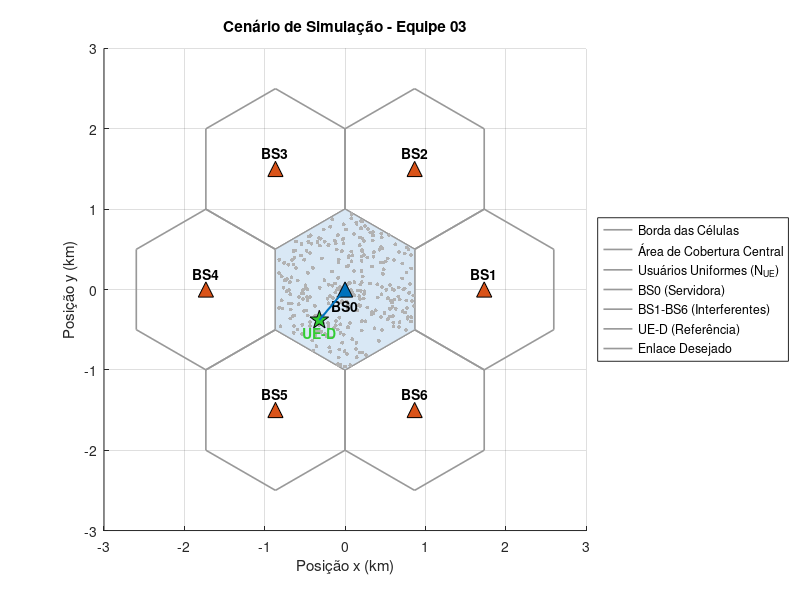

This chart was generated by the following MATLAB code: (Note: this script raises an error after producing the figure.)
% =========================================================================
% APII - Simulação de Comunicações Móveis I
% Equipe 03 | Matrícula Responsável: 603573
% MATHEUS MARCELO COSTA DE SOUZA | DIOGO DE OLIVEIRA SOARES 
% ERIK RAY BARBOSA FALCÃO | ÍCARO RAY BARBOSA FALCÃO
% =========================================================================

% Limpeza do ambiente
clear; clc; close all;

% Configuração da semente de números aleatórios
matricula = 603573;
rng(matricula);

% =========================================================================
% Parâmetros do Sistema
% =========================================================================

% -------------------------------------------------------------------------
% Parâmetros Individuais - Tabela 3 (Dígito final 3)
% -------------------------------------------------------------------------
n_PL = 3.0;              % Expoente de perda de percurso (adimensional)
sigma_sh_dB = 8;         % Desvio padrão do sombreamento log-normal (dB)
N_I = 4;                 % Número de interferentes ativos co-canal
fator_reuso = 3;         % Fator de reuso de frequência
ue_ref = 'UE-D';         % Usuário de referência atribuído à equipe

% -------------------------------------------------------------------------
% Parâmetros Fixos - Tabela 2
% -------------------------------------------------------------------------
P_tx_dBm = 40;           % Potência de transmissão da Estação Base (dBm)
PL_0_dB = 30;            % Perda de referência (dB)
d_0_m = 1;               % Distância de referência (metros)
d_0_km = d_0_m / 1000;   % Distância de referência convertida para (km)
B_Hz = 10e6;             % Largura de banda (10 MHz convertido para Hz)
N0_dBm_Hz = -174;        % Densidade espectral de ruído térmico (dBm/Hz)
NF_dB = 7;               % Figura de ruído do receptor (dB)

% =========================================================================
% ITEM 1: Definição e Plotagem do Cenário (Grade Hexagonal e Usuários)
% =========================================================================

% Parâmetros Geométricos Básicos
R = 1;                  % Raio da célula em km (inferido da Figura 1)
D = sqrt(3) * R;        % Distância inter-site (entre centros das células)

% -------------------------------------------------------------------------
% 1. Posicionamento das Estações Base (BS0 a BS6)
% -------------------------------------------------------------------------
% BS0 está na origem. As demais formam um anel ao redor.
angulos_BS = (0:5) * (pi/3); % [0, 60, 120, 180, 240, 300] em radianos
BS_x = [0, D * cos(angulos_BS)]; 
BS_y = [0, D * sin(angulos_BS)];

% -------------------------------------------------------------------------
% 2. Geometria da Grade Hexagonal (Para plotagem e limites)
% -------------------------------------------------------------------------
% Definindo os vértices de um hexágono com "topo pontiagudo" centrado na origem
angulos_hex = (pi/6) : (pi/3) : (2*pi + pi/6);
hex_base_x = R * cos(angulos_hex);
hex_base_y = R * sin(angulos_hex);

% -------------------------------------------------------------------------
% 3. Distribuição Uniforme de Usuários (N_UE) na Área de Cobertura
% -------------------------------------------------------------------------
N_UE = 300; % Quantidade de usuários para visualização no Item 1 
UE_x = zeros(1, N_UE);
UE_y = zeros(1, N_UE);

% Espalhando uniformemente dentro da célula central (BS0) usando Rejeição
cont_ue = 1;
while cont_ue <= N_UE
    % Gera pontos aleatórios num quadrado que circunscreve o hexágono
    px = (rand() - 0.5) * 2 * R;
    py = (rand() - 0.5) * 2 * R;
    
    % Se o ponto gerado cair dentro dos limites do hexágono, nós o salvamos
    if inpolygon(px, py, hex_base_x, hex_base_y)
        UE_x(cont_ue) = px;
        UE_y(cont_ue) = py;
        cont_ue = cont_ue + 1;
    end
end

% Coordenadas exatas do seu Usuário de Referência (UE-D) extraídas da Tabela 1
UE_D_x = -0.32; 
UE_D_y = -0.38;

% -------------------------------------------------------------------------
% 4. Plotagem Completa do Cenário
% -------------------------------------------------------------------------
figure; hold on; grid on; axis equal;
axis([-3 3 -3 3]);
xlabel('Posição x (km)');
ylabel('Posição y (km)');
title('Cenário de Simulação - Equipe 03');

% Desenha a grade hexagonal de todas as 7 células
for i = 1:7
    plot(BS_x(i) + hex_base_x, BS_y(i) + hex_base_y, '-', 'Color', [0.6 0.6 0.6], 'LineWidth', 1.2);
end

% Preenche a célula central com azul claro para destacar a área de cobertura
fill(hex_base_x, hex_base_y, [0.8509 0.9098 0.9608], 'EdgeColor', [0.6 0.6 0.6]);

% Plota a nuvem de usuários uniformes (pontos pequenos e cinzas)
scatter(UE_x, UE_y, 8, [0.7 0.7 0.7], 'filled', 'MarkerEdgeAlpha', 0.5); 

% Plota as Estações Base
scatter(BS_x(1), BS_y(1), 120, '^', 'filled', 'MarkerFaceColor', [0 0.447 0.741], 'MarkerEdgeColor', 'k'); % BS0
scatter(BS_x(2:end), BS_y(2:end), 120, '^', 'filled', 'MarkerFaceColor', [0.85 0.325 0.098], 'MarkerEdgeColor', 'k'); % BS1-6

% Plota o seu Usuário de Referência UE-D (Estrela grande e verde)
plot(UE_D_x, UE_D_y, 'p', 'MarkerSize', 14, 'MarkerFaceColor', [0.2 0.8 0.2], 'MarkerEdgeColor', 'k');

% Rótulos de Texto
text(BS_x(1), BS_y(1) - 0.2, 'BS0', 'HorizontalAlignment', 'center', 'FontWeight', 'bold');
for i = 2:7
    text(BS_x(i), BS_y(i) + 0.2, sprintf('BS%d', i-1), 'HorizontalAlignment', 'center', 'FontWeight', 'bold');
end
text(UE_D_x, UE_D_y - 0.15, 'UE-D', 'HorizontalAlignment', 'center', 'FontWeight', 'bold', 'Color', [0.2 0.8 0.2]);

% Traça o enlace desejado (BS0 -> UE-D)
plot([BS_x(1), UE_D_x], [BS_y(1), UE_D_y], '-', 'Color', [0 0.447 0.741], 'LineWidth', 1.5);

legend('Borda das Células', 'Área de Cobertura Central', 'Usuários Uniformes (N_{UE})', ...
       'BS0 (Servidora)', 'BS1-BS6 (Interferentes)', 'UE-D (Referência)', 'Enlace Desejado', ...
       'Location', 'eastoutside');
hold off;



% =========================================================================
% ITEM 2: Perda de Percurso (Path Loss) para TODOS os pares Tx/Rx
% =========================================================================

% 1. Alocação de memória para as matrizes [7 BSs x N_UE usuários]
dist_BS_UE_km = zeros(7, N_UE);
PL_BS_UE_dB   = zeros(7, N_UE);

% 2. Cálculo em massa para a nuvem de usuários (N_UE)
for b = 1:7
    % Distância da Estação Base 'b' para todos os usuários simultaneamente
    dist_BS_UE_km(b, :) = sqrt((UE_x - BS_x(b)).^2 + (UE_y - BS_y(b)).^2);
    
    % Chamada da função para calcular o Path Loss (vetorizado)
    PL_BS_UE_dB(b, :) = calcula_path_loss(dist_BS_UE_km(b, :), d_0_km, PL_0_dB, n_PL);
end

% 3. Cálculo para o Usuário de Referência (UE-D) contra todas as 7 BSs
dist_BS_UED_km = zeros(7, 1);
PL_BS_UED_dB   = zeros(7, 1);

for b = 1:7
    dist_BS_UED_km(b) = sqrt((UE_D_x - BS_x(b))^2 + (UE_D_y - BS_y(b))^2);
    PL_BS_UED_dB(b)   = calcula_path_loss(dist_BS_UED_km(b), d_0_km, PL_0_dB, n_PL);
end

% 4. Validação contra o valor calculado manualmente (Prova Real)
fprintf('\n===================================================\n');
fprintf('ITEM 2: CÁLCULO E VALIDAÇÃO DA PERDA DE PERCURSO\n');
fprintf('===================================================\n');
fprintf('Malha processada: %d enlaces Tx/Rx calculados.\n\n', 7 * N_UE);
fprintf('--- PROVA REAL DA FUNÇÃO (Baseado no UE-D) ---\n');
fprintf('Par Tx/Rx                : BS0 -> UE-D\n');
fprintf('Distância Simulada (d)   : %.4f km\n', dist_BS_UED_km(1));
fprintf('Path Loss Simulado (PL)  : %.2f dB\n', PL_BS_UED_dB(1));
fprintf('===================================================\n\n');


% =========================================================================
% ITEM 3: Sombreamento Log-Normal (Shadowing) e Validação Estatística
% =========================================================================

% 1. Geração do Sombreamento
% Gera matriz de sombreamento para todas as 7 BSs e a nuvem de N_UE usuários
sh_BS_UE_dB = gera_sombreamento(sigma_sh_dB, 7, N_UE);

% Gera o sombreamento para o seu usuário de referência (UE-D)
sh_BS_UED_dB = gera_sombreamento(sigma_sh_dB, 7, 1);

% 2. Verificação Empírica vs Teórica (Plotagem)
% Para a estatística fazer sentido, pegamos todos os valores gerados na
% matriz sh_BS_UE_dB (7 x 300) e transformamos em um único vetor (2100 amostras)
amostras_sh = sh_BS_UE_dB(:);

figure; hold on; grid on;
title('Item 3: Verificação do Sombreamento Log-Normal (escala em dB)');
xlabel('Atenuação de Sombreamento (dB)');
ylabel('Densidade de Probabilidade (PDF)');

% Plotagem Empírica: Histograma dos dados simulados (normalizado para PDF)
histogram(amostras_sh, 'Normalization', 'pdf', 'FaceColor', [0.7 0.7 0.7], 'EdgeColor', 'w');

% Plotagem Teórica: Curva da Função Densidade de Probabilidade (PDF) Gaussiana
% Criamos um eixo X teórico varrendo do menor ao maior valor gerado
x_teorico = linspace(min(amostras_sh) - 5, max(amostras_sh) + 5, 200);

% Aplicação da equação matemática da PDF Normal (média 0, desvio sigma_sh_dB)
pdf_teorica = (1 / (sigma_sh_dB * sqrt(2*pi))) * exp(-(x_teorico.^2) / (2 * sigma_sh_dB^2));

% Plota a curva teórica por cima do histograma
plot(x_teorico, pdf_teorica, 'LineWidth', 2.5, 'Color', [0.85 0.325 0.098]);

legend('Distribuição Empírica (Simulação)', 'Distribuição Teórica (Equação Matemática)', 'Location', 'best');
hold off;

% 3. Imprime uma validação rápida no console para o UE-D
fprintf('ITEM 3: GERAÇÃO DE SOMBREAMENTO CONCLUÍDA\n');
fprintf('Amostras geradas e validadas: %d\n', length(amostras_sh));
fprintf('Sombreamento gerado para BS0 -> UE-D: %.2f dB\n', sh_BS_UED_dB(1));
fprintf('===================================================\n\n');



% =========================================================================
% ITEM 4: Desvanecimento Rápido (Rayleigh Fading) e Validação Estatística
% =========================================================================

% 1. Geração do Canal para Validação (Amostragem grande)
N_amostras_fading = 100000;
h_fading = gera_fast_fading(1, N_amostras_fading);

% 2. Extração das Métricas Empíricas
envelope_empirico = abs(h_fading);       % Magnitude |h|
potencia_empirica = abs(h_fading).^2;    % Potência |h|^2

% ==================== PLOTAGEM A: ENVELOPE |h| ====================
figure; 
subplot(1, 2, 1); hold on; grid on;
title('Desvanecimento: Envelope |h| (Rayleigh)');
xlabel('Amplitude'); ylabel('PDF');

% Empírico: Histograma normalizado
histogram(envelope_empirico, 'Normalization', 'pdf', 'FaceColor', [0.7 0.7 0.7], 'EdgeColor', 'w');

% Teórico: PDF da Distribuição de Rayleigh (sigma = sqrt(0.5))
x_ray = linspace(0, max(envelope_empirico), 100);
sigma_ray = sqrt(0.5);
pdf_ray_teorica = (x_ray / sigma_ray^2) .* exp(-(x_ray.^2) / (2 * sigma_ray^2));
plot(x_ray, pdf_ray_teorica, 'LineWidth', 2.5, 'Color', [0 0.447 0.741]);

legend('Empírica (Simulada)', 'Teórica (Rayleigh)', 'Location', 'best');

% ==================== PLOTAGEM B: POTÊNCIA |h|^2 ====================
subplot(1, 2, 2); hold on; grid on;
title('Desvanecimento: Potência |h|^2 (Exponencial)');
xlabel('Potência (Linear)'); ylabel('PDF');

% Empírico: Histograma normalizado
histogram(potencia_empirica, 'Normalization', 'pdf', 'FaceColor', [0.7 0.7 0.7], 'EdgeColor', 'w');

% Teórico: PDF da Distribuição Exponencial (média = 1)
x_exp = linspace(0, max(potencia_empirica), 100);
pdf_exp_teorica = exp(-x_exp);
plot(x_exp, pdf_exp_teorica, 'LineWidth', 2.5, 'Color', [0.85 0.325 0.098]);

legend('Empírica (Simulada)', 'Teórica (Exponencial)', 'Location', 'best');
sgtitle('Item 4: Validação do Desvanecimento Rápido (Fast Fading)');

% 3. Imprime a validação de potência no console
fprintf('ITEM 4: GERAÇÃO DE DESVANECIMENTO RÁPIDO\n');
fprintf('Distribuição Escolhida : Rayleigh\n');
fprintf('Potência Média Teórica : 1.0000\n');
fprintf('Potência Média Simulada: %.4f\n', mean(potencia_empirica));
fprintf('===================================================\n\n');
